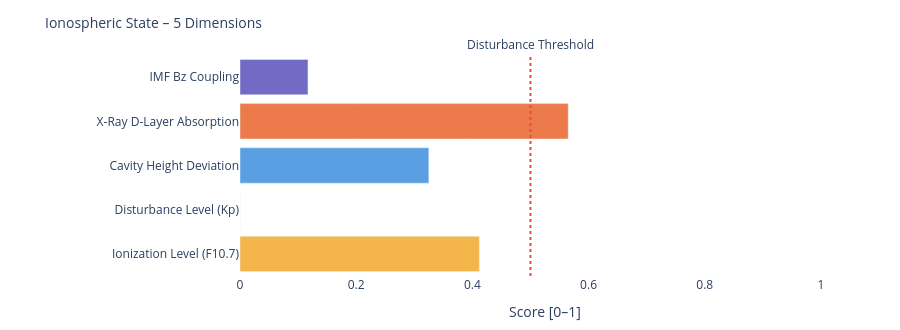

This figure's notebook cell:
### Markdown cell above
---
### 📐 Systemic Insight: Geometric Cavity vs. Real Schumann Resonance

**Relevant for:** Layer 6 = delta analysis &nbsp;|&nbsp; Layer 7 = feature vector / system interpretation

A cavity height change from 80 km to 70 km shifts the **idealized geometric frequencies** only minimally:

| Modus | Aktuell | Referenz | Δ |
|-------|---------|----------|---|
| SR-1 | 10.4762 Hz | 10.4599 Hz | +16 mHz |
| SR-2 | 18.1452 Hz | 18.1171 Hz | +28 mHz |
| SR-3 | 25.6612 Hz | 25.6215 Hz | +40 mHz |
| SR-4 | 33.1285 Hz | 33.0772 Hz | +51 mHz |

The geometric effect is limited because 10 km is very small compared to Earth's radius (~6371 km).

**Consequence:** Real Schumann deviations are likely driven more strongly by **conductivity, damping, day/night structure, lightning distribution and source geometry** than by pure cavity height.

---

**Layer 6 compares:**
```
geometric Δ from Layer 4  vs.  observed Δ from real Schumann measurement data
```

**Layer 7 Feature:**
```
If real Δ >> geometric Δ  →  non-geometric factors dominant
```

### Code cell
# ============================================================
# IONOSPHERIC STATE – Summary gauge
# Five dimensions: ionization, disturbance, cavity height, X-Ray, Bz coupling
# ============================================================

def norm(v, lo, hi):
    if v is None: return None
    return round(max(0.0, min(1.0, (v - lo) / (hi - lo))), 3)

# Ionization level (F10.7 → F2-Layer)
ioniz = norm(f107_val, 60, 250)

# Disturbance level (Kp → E/F-Layer irregularities)
disturb = norm(kp_val, 0, 9)

# Cavity height deviation from reference (80 km)
h_dev = norm(abs(h_eff - 80), 0, 20)

# X-Ray ionization (D-Layer absorption)
xray_ioniz = None
if xray_now is not None:
    xray_ioniz = norm(math.log10(max(xray_now, 1e-9)) + 9, 0, 5)

# Bz coupling (southward Bz → stronger magnetosphere-ionosphere coupling)
bz_coupling = norm(-(bz_now or 0), -5, 30) if bz_now is not None else None

dims = [
    ('Ionization Level (F10.7)',    ioniz,      '#F2A623'),
    ('Disturbance Level (Kp)',      disturb,    '#7F77DD'),
    ('Cavity Height Deviation',     h_dev,      '#378ADD'),
    ('X-Ray D-Layer Absorption',    xray_ioniz, '#E85D24'),
    ('IMF Bz Coupling',             bz_coupling,'#534AB7'),
]

fig = go.Figure()
for name, val, col in dims:
    if val is not None:
        h = int(val * 20)
        bar = '█' * h + '░' * (20 - h)
        label = f'{name}:  {bar}  {val:.3f}'
    else:
        label = f'{name}:  {"─" * 20}  n/a'
    fig.add_trace(go.Bar(
        x=[val if val is not None else 0],
        y=[name],
        orientation='h',
        marker_color=col, opacity=0.82,
        showlegend=False
    ))

fig.add_vline(x=0.5, line_dash='dot', line_color='#e74c3c',
              annotation_text='Disturbance Threshold', annotation_position='top')
fig.update_layout(
    title=dict(text='Ionospheric State – 5 Dimensions', font=dict(size=14)),
    xaxis=dict(title='Score [0–1]', range=[0, 1.05]),
    height=330, plot_bgcolor='rgba(0,0,0,0)', paper_bgcolor='rgba(0,0,0,0)',
    margin=dict(l=240, r=50, t=55, b=40)
)
fig.show()

print(f'\nIonospheric state:')
for name, val, _ in dims:
    print(f'  {name:<35} {val:.3f}' if val is not None else f'  {name:<35} n/a')

### Figure 1 — Plotly figure (JSON) as saved in the notebook; plotly's stock layout.template omitted (floating-point values rounded to 4 significant figures)
{"data": [{"marker": {"color": "#F2A623"}, "opacity": 0.82, "orientation": "h", "showlegend": false, "type": "bar", "x": [0.412], "y": ["Ionization Level (F10.7)"]}, {"marker": {"color": "#7F77DD"}, "opacity": 0.82, "orientation": "h", "showlegend": false, "type": "bar", "x": [0.0], "y": ["Disturbance Level (Kp)"]}, {"marker": {"color": "#378ADD"}, "opacity": 0.82, "orientation": "h", "showlegend": false, "type": "bar", "x": [0.325], "y": ["Cavity Height Deviation"]}, {"marker": {"color": "#E85D24"}, "opacity": 0.82, "orientation": "h", "showlegend": false, "type": "bar", "x": [0.565], "y": ["X-Ray D-Layer Absorption"]}, {"marker": {"color": "#534AB7"}, "opacity": 0.82, "orientation": "h", "showlegend": false, "type": "bar", "x": [0.117], "y": ["IMF Bz Coupling"]}], "layout": {"annotations": [{"showarrow": false, "text": "Disturbance Threshold", "x": 0.5, "xanchor": "center", "xref": "x", "y": 1, "yanchor": "bottom", "yref": "y domain"}], "height": 330, "margin": {"b": 40, "l": 240, "r": 50, "t": 55}, "paper_bgcolor": "rgba(0,0,0,0)", "plot_bgcolor": "rgba(0,0,0,0)", "shapes": [{"line": {"color": "#e74c3c", "dash": "dot"}, "type": "line", "x0": 0.5, "x1": 0.5, "xref": "x", "y0": 0, "y1": 1, "yref": "y domain"}], "title": {"font": {"size": 14}, "text": "Ionospheric State – 5 Dimensions"}, "xaxis": {"range": [0, 1.05], "title": {"text": "Score [0–1]"}}}}
